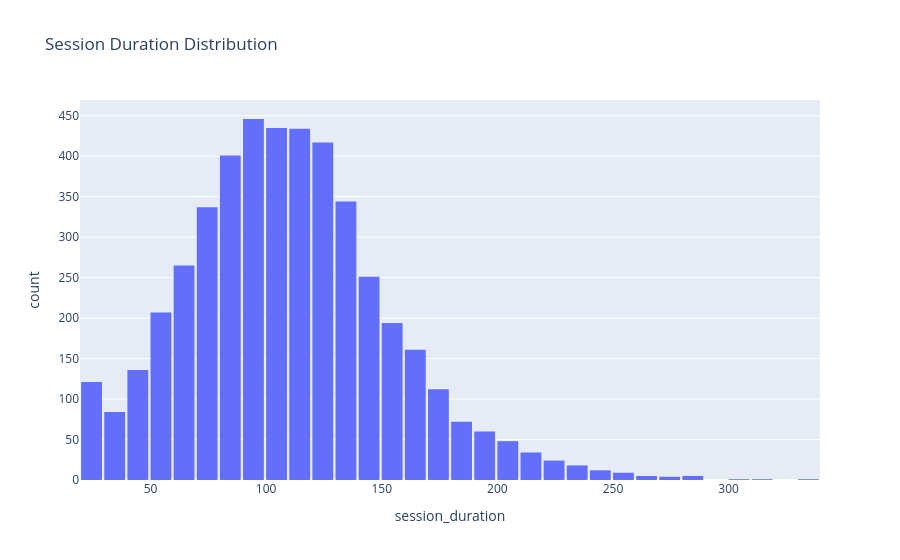

Here is the notebook cell this chart was saved with:
### Code cell
fig = px.histogram(
    sessions_df,
    x="session_duration",
    nbins=40,
    title="Session Duration Distribution",
    hover_data=["session_id", "role"]
)

fig.update_layout(bargap=0.1)
fig.show()

### Figure 1 — Plotly figure (JSON) as saved in the notebook; plotly's stock layout.template omitted (floating-point values rounded to 4 significant figures; data arrays with more than 128 entries replaced by an {"elided": "..."} marker saying what was removed)
{"data": [{"bingroup": "x", "hovertemplate": "session_duration=%{x}<br>count=%{y}<extra></extra>", "legendgroup": "", "marker": {"color": "#636efa", "pattern": {"shape": ""}}, "name": "", "nbinsx": 40, "orientation": "v", "showlegend": false, "type": "histogram", "x": {"elided": "4639 float values"}, "xaxis": "x", "yaxis": "y"}], "layout": {"bargap": 0.1, "barmode": "relative", "legend": {"tracegroupgap": 0}, "title": {"text": "Session Duration Distribution"}, "xaxis": {"anchor": "y", "domain": [0, 1], "title": {"text": "session_duration"}}, "yaxis": {"anchor": "x", "domain": [0, 1], "title": {"text": "count"}}}}
